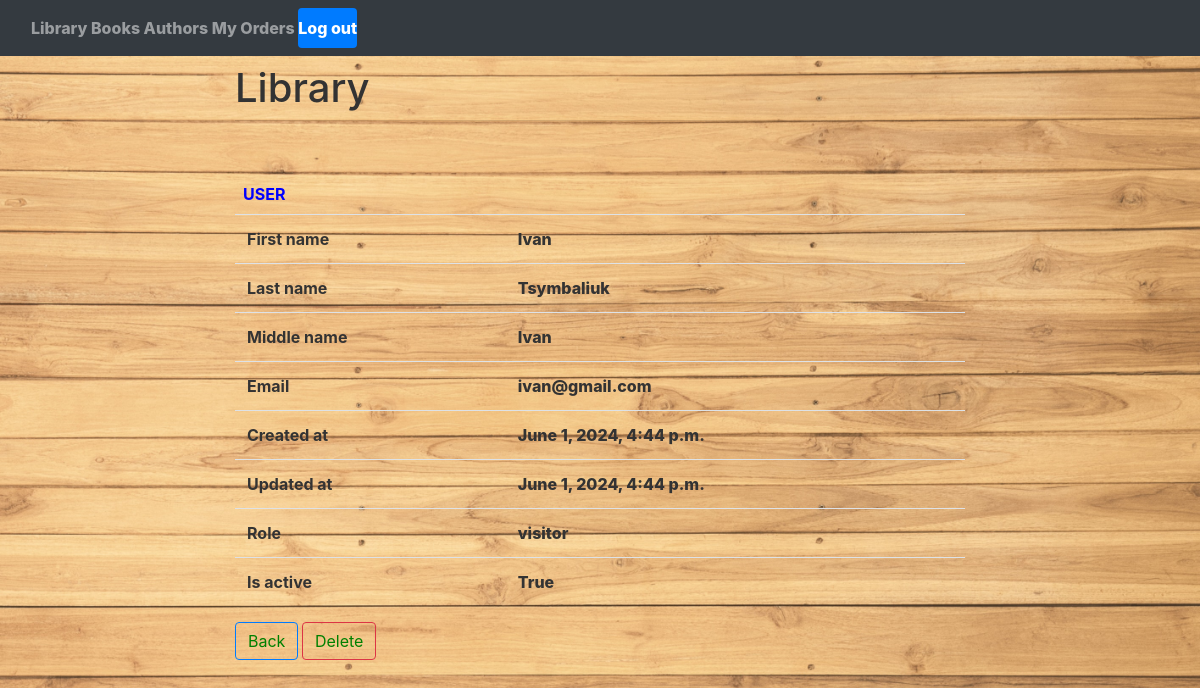
The app's page /user/info/3/ (signed in) with its own data.
### authentication/models.py (models this page shows, shortened)
class CustomUser(AbstractBaseUser, PermissionsMixin):
    first_name = models.CharField(max_length=20, blank=True)
    last_name = models.CharField(max_length=20, blank=True)
    middle_name = models.CharField(max_length=20, blank=True)
    email = models.CharField(max_length=100, unique=True, blank=True)
    password = models.CharField(blank=True, max_length=255)
    created_at = models.DateTimeField(editable=False, auto_now=datetime.datetime.now())
    updated_at = models.DateTimeField(auto_now=datetime.datetime.now())
    role = models.IntegerField(choices=ROLE_CHOICES, default=0)
    is_active = models.BooleanField(blank=True, default=True)
    is_staff = models.BooleanField(blank=True, default=False)
    is_superuser = models.BooleanField(blank=True, default=False)
    id = models.AutoField(primary_key=True)
    USERNAME_FIELD = 'email'
    objects = CustomUserManager()
    @staticmethod
    def get_by_id(user_id):
        custom_user = CustomUser.objects.filter(id=user_id).first()
        return custom_user if custom_user else None
    @staticmethod
    def get_by_email(email):
        custom_user = CustomUser.objects.filter(email=email).first()
        return custom_user if custom_user else None
    def get_role_name(self):
        return ROLE_CHOICES[self.role][1]

### authentication/views.py (the view)
# urls.py: path("info/<int:id>/", views.user_info, name="user_info")
@ratelimit(key='ip', rate='5/m', block=True)
def user_info(request, id):
    if not request.user.is_authenticated:
        messages.info(request, "Log in first!")
        return redirect("login")
    if not CustomUser.get_by_email(request.user.email).role == 1:
        messages.info(request, "You don`t have permission!")
        return redirect("home")
    return render(request, "get_user_by_id.html", context={"user": CustomUser.get_by_id(id)})

### templates/get_user_by_id.html
{% extends "base.html" %} }
{% block content %}
    <h2><center> User</center></h2>
    <table class="table">
        <tr>
            <th scope="row">First name</th>
            <td>{{ user.first_name }}</td>
        </tr>
        <tr>
            <th scope="row">Last name</th>
            <td>{{ user.last_name }}</td>
        </tr>
        <tr>
            <th scope="row">Middle name</th>
            <td>{{ user.middle_name }}</td>
        </tr>
        <tr>
            <th scope="row">Email</th>
            <td>{{ user.email }}</td>
        </tr>
        <tr>
            <th scope="row">Created at</th>
            <td>{{ user.created_at }}</td>
        </tr>
        <tr>
            <th scope="row">Updated at</th>
            <td>{{ user.updated_at }}</td>
        </tr>
        <tr>
            <th scope="row">Role</th>
            <td>{{ user.get_role_name }}</td>
        </tr>
        <tr>
            <th scope="row">Is active</th>
            <td>{{ user.is_active }}</td>
        </tr>
    </table>
    <a class="btn btn-outline-primary" href="{% url 'get_users' %}">Back</a>
    <a class="btn btn-outline-danger" href="{% url 'delete_user' user.id %}">Delete</a>
{% endblock content %}

### static/css/style.css (style rules this page uses)
body { background-image: url('static/img/pexels-fwstudio-129731.jpg'); background-repeat: no-repeat; background-attachment: fixed; background-size: cover; color: #333; font-weight: 800; }
h2 { text-align: center; font-size: 16px; font-weight: 700; text-transform: uppercase; display:inline-block; margin: 40px 8px 10px 8px; color: #333; font-style: normal; }
h2 { text-align: center; color: blue; }
a.btn { color: green; }

### records on screen
CustomUser: first_name "Ivan", last_name "Tsymbaliuk", middle_name "Ivan", email "ivan@gmail.com", created_at "June 1, 2024, 4:44 p.m.", updated_at "June 1, 2024, 4:44 p.m.", get_role_name "visitor", is_active "True"
